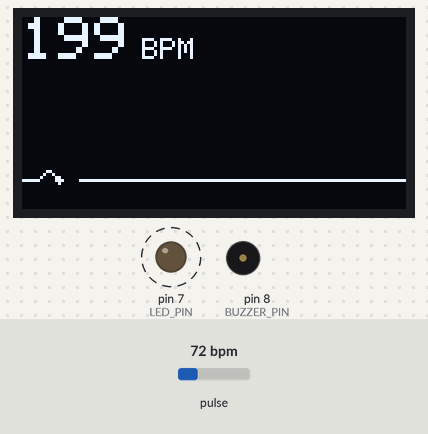
A sketch run on a simulated Arduino Uno, built with avr-gcc and run on an emulated ATmega328P. Parts: 128×64 one-colour display, output pins drawn as LEDs (lit = HIGH), buzzer (waves = sounding). Dashed ring = blinking. The test bench sets the inputs (shaded band); at power-on: pulse 72 bpm. What the sketch prints to the serial monitor is not drawn.

Above: at 0.6 s.
1.3 s: pulse set to 42 bpm
At 2.2 s:
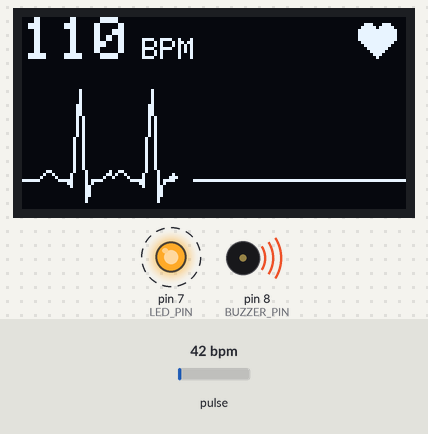
2.9 s: pulse set to 158 bpm
At 3.46 s:
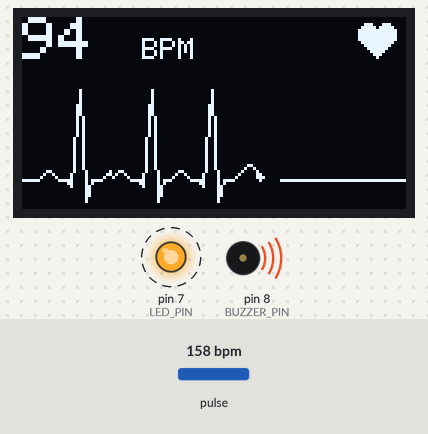
5.9 s: pulse set to 70 bpm
At 6.57 s:
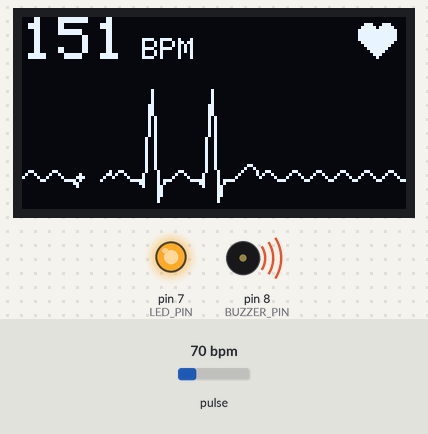
Timing chart, 0 to 13.8 s (numbered marks = the images above; inputs shaded):
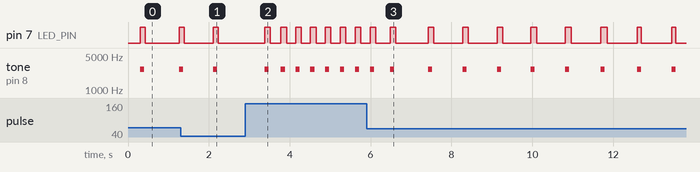

The sketch:

cardio_monitor.ino
```cpp
// El electrocardiograma - firmware para Arduino Uno + MAX30100 + pantalla OLED
//
// Es el programa original del circuito (pantalla con las pulsaciones, pitido
// y LED en cada latido) al que se le añadió el envío de las muestras a la
// app de la computadora. La comunicación con el sensor y la pantalla es la
// misma que en el original, que funciona en este circuito.
//
// Librerías (Arduino IDE -> Administrar bibliotecas):
//   "Adafruit SSD1306" de Adafruit (instala también "Adafruit GFX")
//   "MAX30100lib" de OXullo Intersecans
//
// Protocolo hacia la app (115200 baudios, una línea por muestra):
//   #cardio-monitor v3 sensor=max30100 fs=50 bits=16   cabecera, al arrancar y al recibir '?'
//   #cardio-monitor v3 error=sensor                    el sensor no responde
//   <seq>,<ir>,<rojo>                                  muestra, seq de 0 a 255
//   <seq>,L                                            no hay dedo sobre el sensor

#include <Wire.h>
#include <Adafruit_GFX.h>
#include <Adafruit_SSD1306.h>
#include "MAX30100.h"

#define SCREEN_W   128
#define SCREEN_H   64
#define OLED_ADDR  0x3C   // si no enciende, prueba 0x3D

// I2C a 100 kHz también para la pantalla: más tolerante a contactos flojos
Adafruit_SSD1306 display(SCREEN_W, SCREEN_H, &Wire, -1, 100000UL, 100000UL);
MAX30100 sensor;

// ---- Buzzer y LED de latido ----
#define BUZZER_PIN  8
#define LED_PIN     7
const uint16_t BEEP_HZ  = 2700;   // frecuencia de resonancia típica = más fuerte
const uint8_t  BEEP_MS  = 100;    // duración del pitido
const uint8_t  LED_MS   = 100;    // tiempo encendido del LED

// ---- Área de la gráfica (debajo de los BPM) ----
const uint8_t BASE_Y    = 54;   // línea base del dibujo
const uint8_t GAP       = 6;    // hueco que borra delante del cursor (barrido)

uint8_t wave[SCREEN_W];     // coordenada Y de cada columna
uint8_t cursorX = 0;        // columna donde se escribe la siguiente muestra

// Forma de onda P-QRS-T dibujada en cada latido (es un dibujo, no una medición)
const int8_t PQRST[] PROGMEM = {
  1, 2, 3, 3, 2, 1, 0,        // onda P
  0, 0, 0,                    // segmento PR
  -2, 8, 22, 30, 14, -7, -3,  // complejo QRS
  0, 0, 0, 0,                 // segmento ST
  1, 2, 3, 4, 5, 5, 4, 3, 2, 1 // onda T
};
const uint8_t PQRST_LEN = sizeof(PQRST);
uint8_t ecgPos = PQRST_LEN;  // posición dentro de la plantilla (LEN = parada)

// ---- Filtro de la señal del sensor ----
float dcLevel = 0;
float smooth  = 0;
float envelope = 0;         // amplitud reciente (para el umbral de latido)
bool aboveThr = false;

// ---- Cálculo de BPM ----
const uint8_t RATE_SIZE = 4;
uint8_t rates[RATE_SIZE];
uint8_t rateSpot = 0;
unsigned long lastBeat = 0;
int beatAvg = 0;

const uint16_t FINGER_THRESHOLD = 3000;  // sin dedo el IR está cerca de 0
uint16_t lastIR = 0;
unsigned long lastDraw = 0;

// ---- Envío a la app ----
// El puerto serie se maneja directamente, sin el objeto Serial de Arduino:
// ese objeto reserva 157 bytes de RAM que aquí no hacen falta, y la pantalla
// ya ocupa la mitad de la memoria del Uno.

const uint8_t SAMPLE_RATE_HZ = 50;
uint8_t seq = 0;
bool sent = false;  // ya se envió alguna muestra

void uartBegin() {
  UCSR0A = _BV(U2X0);                   // doble velocidad, como hace Arduino a 115200
  UBRR0 = 16;                           // 16 MHz / (8 * 115200) - 1
  UCSR0C = _BV(UCSZ01) | _BV(UCSZ00);   // 8 bits, sin paridad, 1 bit de parada
  UCSR0B = _BV(TXEN0) | _BV(RXEN0);
}

void uartPut(char c) {
  while (!(UCSR0A & _BV(UDRE0))) {}
  UDR0 = c;
}

void uartText(const __FlashStringHelper *text) {
  const char *p = (const char *)text;
  char c;
  while ((c = pgm_read_byte(p++)) != 0) uartPut(c);
}

void uartNumber(uint16_t n) {
  char digits[6];
  uint8_t i = 0;
  do {
    digits[i++] = '0' + n % 10;
    n /= 10;
  } while (n > 0);
  while (i > 0) uartPut(digits[--i]);
}

// Devuelve el carácter recibido, o -1 si no llegó ninguno.
int uartRead() {
  if (UCSR0A & _BV(RXC0)) return UDR0;
  return -1;
}

void printHeader() {
  uartText(F("#cardio-monitor v3 sensor=max30100 fs="));
  uartNumber(SAMPLE_RATE_HZ);
  uartText(F(" bits=16\n"));
}

void sendSample(uint16_t ir, uint16_t red) {
  uartNumber(seq);
  if (ir < FINGER_THRESHOLD) {
    uartText(F(",L\n"));
  } else {
    uartPut(',');
    uartNumber(ir);
    uartPut(',');
    uartNumber(red);
    uartPut('\n');
  }
  seq++;
  sent = true;
}

void resetSignal() {
  dcLevel = 0;
  smooth = 0;
  envelope = 0;
  aboveThr = false;
  beatAvg = 0;
  rateSpot = 0;
  for (uint8_t i = 0; i < RATE_SIZE; i++) rates[i] = 0;
}

void setup() {
  uartBegin();
  Wire.begin();
  pinMode(LED_PIN, OUTPUT);
  pinMode(BUZZER_PIN, OUTPUT);

  if (!display.begin(SSD1306_SWITCHCAPVCC, OLED_ADDR)) {
    pinMode(LED_BUILTIN, OUTPUT);   // LED 13 parpadea = OLED no encontrada
    while (1) { digitalWrite(LED_BUILTIN, !digitalRead(LED_BUILTIN)); delay(200); }
  }
  display.clearDisplay();
  display.setTextColor(SSD1306_WHITE);
  display.setTextSize(1);
  display.setCursor(0, 0);
  display.println(F("Iniciando sensor..."));
  display.display();

  // Reintenta hasta encontrar el sensor (por si el contacto es flojo)
  uint8_t intentos = 0;
  while (!sensor.begin()) {
    intentos++;
    uartText(F("#cardio-monitor v3 error=sensor\n"));
    display.clearDisplay();
    display.setCursor(0, 0);
    display.println(F("Sensor no"));
    display.println(F("encontrado."));
    display.println(F("Revisa conexiones"));
    display.print(F("Intento: "));
    display.println(intentos);
    display.display();
    delay(500);
  }

  // 50 muestras/seg, 16 bits. IR 27 mA, rojo bajo
  // A 50 Hz el FIFO de 16 muestras aguanta 320 ms mientras se dibuja la pantalla
  sensor.setMode(MAX30100_MODE_SPO2_HR);
  sensor.setSamplingRate(MAX30100_SAMPRATE_50HZ);
  sensor.setLedsCurrent(MAX30100_LED_CURR_27_1MA, MAX30100_LED_CURR_7_6MA);

  // sensor.begin() sube el bus a 400 kHz: lo bajamos de nuevo
  Wire.setClock(100000);
  // Si un módulo se desconecta a mitad de una transferencia, no se congela:
  // tras 5 ms de espera se aborta y el programa sigue
  Wire.setWireTimeout(5000, true);

  for (uint8_t i = 0; i < SCREEN_W; i++) wave[i] = BASE_Y;
  resetSignal();
  printHeader();
}

void registerBeat() {
  unsigned long now = millis();
  unsigned long delta = now - lastBeat;
  lastBeat = now;
  float bpm = 60000.0 / delta;
  if (bpm > 30 && bpm < 220) {
    rates[rateSpot++] = (uint8_t)bpm;
    rateSpot %= RATE_SIZE;
    int sum = 0, n = 0;
    for (uint8_t i = 0; i < RATE_SIZE; i++) {
      if (rates[i]) { sum += rates[i]; n++; }
    }
    beatAvg = n ? sum / n : 0;
  }
  ecgPos = 0;   // dispara un complejo P-QRS-T en la gráfica

  // Pitido y LED al ritmo del corazón (tone() no bloquea el programa)
  tone(BUZZER_PIN, BEEP_HZ, BEEP_MS);
  digitalWrite(LED_PIN, HIGH);
}

// Procesa una muestra real del sensor y detecta latidos
void processSample(uint16_t ir) {
  // Quitar componente continua y suavizar
  if (dcLevel == 0) dcLevel = ir;
  dcLevel = dcLevel * 0.97 + ir * 0.03;
  float ac = ir - dcLevel;
  smooth = smooth * 0.7 + ac * 0.3;

  // La IR baja cuando llega el pulso: invertimos para que el pico suba
  float sig = -smooth;

  // Umbral adaptativo al 60% de la amplitud reciente
  envelope *= 0.99;
  if (sig > envelope) envelope = sig;
  if (!aboveThr && envelope > 5 && sig > envelope * 0.6 &&
      millis() - lastBeat > 300) {
    aboveThr = true;
    registerBeat();
  } else if (aboveThr && sig < envelope * 0.2) {
    aboveThr = false;
  }
}

// Agrega una columna al trazo (modo barrido)
void pushEcgSample() {
  int8_t v = 0;
  if (ecgPos < PQRST_LEN) {
    v = (int8_t)pgm_read_byte(&PQRST[ecgPos]);
    ecgPos++;
  }
  wave[cursorX] = BASE_Y - v;   // pico R = 30 px, de y=24 a y=61
  cursorX = (cursorX + 1) % SCREEN_W;
}

// true si la columna x está dentro del hueco delante del cursor
bool inGap(uint8_t x) {
  uint8_t d = (x + SCREEN_W - cursorX) % SCREEN_W;
  return d < GAP;
}

// Cada 500 ms comprueba que la OLED responda. Si se desconectó y vuelve,
// la reinicia sola (la OLED necesita reiniciarse tras perder el bus).
bool oledOk = true;
unsigned long lastOledCheck = 0;

void checkOled() {
  if (millis() - lastOledCheck < 500) return;
  lastOledCheck = millis();

  Wire.beginTransmission(OLED_ADDR);
  bool present = (Wire.endTransmission() == 0);

  if (present && !oledOk) {
    display.begin(SSD1306_SWITCHCAPVCC, OLED_ADDR);
    Wire.setClock(100000);
  }
  oledOk = present;
  Wire.clearWireTimeoutFlag();
}

void drawHeart(int x, int y) {
  display.fillCircle(x + 3, y + 3, 3, SSD1306_WHITE);
  display.fillCircle(x + 9, y + 3, 3, SSD1306_WHITE);
  display.fillTriangle(x, y + 4, x + 12, y + 4, x + 6, y + 11, SSD1306_WHITE);
}

// BPM arriba y la onda debajo (sin dedo: "--" y línea plana)
void drawScreen() {
  display.clearDisplay();

  // ---- BPM ----
  display.setTextSize(2);
  display.setCursor(0, 0);
  if (lastIR >= FINGER_THRESHOLD && beatAvg > 0) display.print(beatAvg);
  else                                           display.print(F("--"));
  display.setTextSize(1);
  display.setCursor(40, 7);
  display.print(F("BPM"));
  if (millis() - lastBeat < 150) drawHeart(112, 2);   // late con el pulso

  // ---- Trazo con hueco de barrido ----
  for (uint8_t x = 1; x < SCREEN_W; x++) {
    if (inGap(x) || inGap(x - 1)) continue;
    display.drawLine(x - 1, wave[x - 1], x, wave[x], SSD1306_WHITE);
  }
  // Punto brillante en la posición actual
  uint8_t head = (cursorX + SCREEN_W - 1) % SCREEN_W;
  display.fillCircle(head, wave[head], 1, SSD1306_WHITE);

  display.display();
}

void loop() {
  // La app pide la cabecera enviando '?'
  if (uartRead() == '?') printHeader();

  sensor.update();  // lee las muestras nuevas del FIFO del sensor

  static unsigned long lastSample = 0;
  uint16_t ir, red;
  while (sensor.getRawValues(&ir, &red)) {
    lastSample = millis();
    lastIR = ir;
    if (ir >= FINGER_THRESHOLD) processSample(ir);
    else resetSignal();
    pushEcgSample();      // 50 columnas por segundo (~2.5 s de barrido)
    sendSample(ir, red);
  }

  // Si el FIFO del sensor se llenó, la librería deja de leer para siempre:
  // si no llegan muestras en 300 ms, se vacía el FIFO y sigue funcionando.
  // Se avanza el contador de la app para que marque esas muestras como perdidas.
  if (millis() - lastSample > 300) {
    sensor.resetFifo();
    if (sent) seq += (millis() - lastSample) * SAMPLE_RATE_HZ / 1000;
    lastSample = millis();
  }

  if (millis() - lastDraw >= 40) {   // ~25 fps
    lastDraw = millis();
    if (oledOk) drawScreen();
  }

  checkOled();

  // Apaga el LED de latido después de LED_MS
  if (millis() - lastBeat > LED_MS) digitalWrite(LED_PIN, LOW);
}
```

Measured:
- after the input at 2.9 s, pin 7 (LED_PIN): alternates HIGH for 0.14 s and LOW for 0.23 s, starting after 0.48 s; tone on pin 8 (BUZZER_PIN): alternates 2700 Hz for 0.10 s and silent for 0.27 s, starting after 0.48 s
